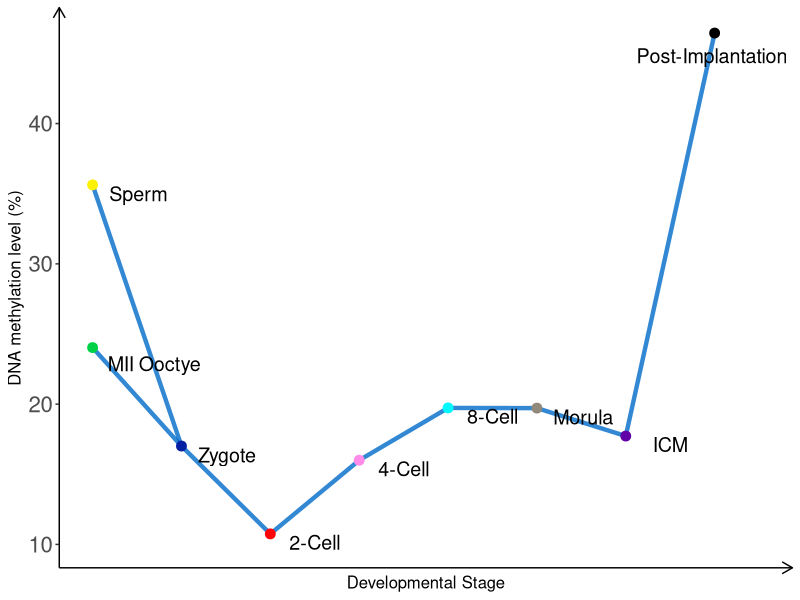

Generate this figure with R:
## Import ggplot
library(ggplot2)
library(ggrepel)

## Reproduce resutls from alignment report
plot_stages <- c('Sperm', "MII Ooctye", "Zygote", "2-Cell", "4-Cell", "8-Cell", "Morula", "ICM", "Post-Implantation")
plot_percentages <- c(35.628, 24.03,17.013, 10.75, 16, 19.73, 19.716, 17.725, 46.45)
plot_x <- c(1,1,2,3,4,5,6,7,8)
color_replicated <- c("#fcf003","#00d146","#051fa3","#ff0509","#ff8ce8","#00fbff","#918979","#6200a8","#000000")

## Plot averages
plot_df <- data.frame(plot_x, plot_percentages)
plot_df[,2] <- plot_df[,2]
rownames(plot_df) <- plot_stages


ggplot(plot_df, aes(x = plot_x, y = plot_percentages)) +
  geom_line(data = plot_df[2:3,], aes(x=plot_x, y = plot_percentages), color = "#006bc9",size=1.5,alpha = 0.8)+
  geom_line(data = plot_df[c(1,3),], aes(x=plot_x, y = plot_percentages), color = "#006bc9",size=1.5,alpha = 0.8)+
  geom_line(data = plot_df[3:9,], aes(x=plot_x, y = plot_percentages), color = "#006bc9",size=1.5,alpha = 0.8) + 
  geom_point(data = plot_df, aes(plot_x,plot_percentages),colour = color_replicated, size = 3,alpha = 1) +
  labs(y = "DNA methylation level (%)", x = "Developmental Stage") +
  geom_text_repel(aes(x = plot_x, y = plot_percentages, label=rownames(plot_df)),point.padding = 10,force= 15,nudge_x = 0.5, nudge_y = -0.6, size = 5)+
  theme(legend.title = element_blank(), legend.position = "none", axis.title = element_text(size = 12), axis.text.x = element_blank(),panel.grid.major = element_blank(), panel.grid.minor = element_blank(),
        panel.background = element_blank(), axis.text = element_text(size=16),
        axis.ticks.x = element_blank(), axis.line = element_line(colour = "black",arrow = grid::arrow(length = unit(0.3, "cm"))))
  